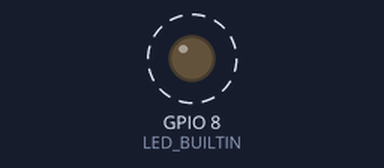
Bench run of a sketch on a simulated ESP32-C6. Shown: output pins drawn as LEDs (lit = HIGH). Dashed ring = blinking. What the sketch prints to the serial monitor is not drawn.

Above: at 0.2 s.
Timing chart, 0 to 3.0 s (numbered marks = the images above):
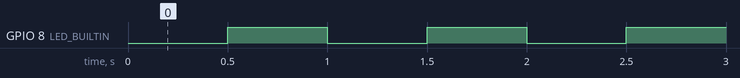

Measured:
- by itself, GPIO 8 (LED_BUILTIN): alternates HIGH for 0.50 s and LOW for 0.50 s

The sketch:

blink.ino
```cpp
// Bring-up step 1: toolchain, upload, USB serial, and the status LED.
// XIAO ESP32-C6 user LED (GPIO15) is active LOW.

void setup() {
  pinMode(LED_BUILTIN, OUTPUT);
  Serial.begin(115200);
}

void loop() {
  digitalWrite(LED_BUILTIN, LOW);  // on
  delay(500);
  digitalWrite(LED_BUILTIN, HIGH); // off
  delay(500);
  Serial.printf("alive %lu ms\n", millis()); // count dropping back to near zero = board rebooted
}
```
